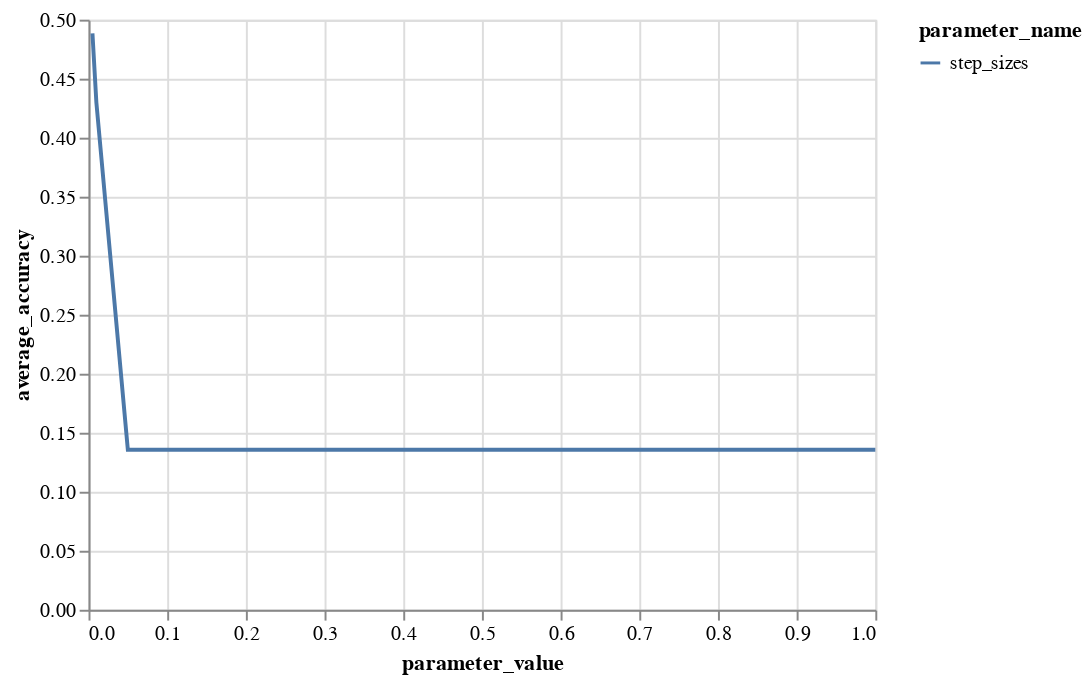

The notebook cell this image was saved under:
### Code cell
alt.Chart(validation_results_embeddings).mark_line().encode(
    x='parameter_value',
    y='average_accuracy',
    color='parameter_name'
)

### Figure 1 — Vega-Lite specification as saved in the notebook (floating-point values rounded to 4 significant figures)
{"config": {"view": {"continuousWidth": 400, "continuousHeight": 300}}, "data": {"name": "data-94da0f55261dcc2168382f8a5c6a2b5e"}, "mark": "line", "encoding": {"color": {"field": "parameter_name", "type": "nominal"}, "x": {"field": "parameter_value", "type": "quantitative"}, "y": {"field": "average_accuracy", "type": "quantitative"}}, "$schema": "https://vega.github.io/schema/vega-lite/v4.17.0.json", "datasets": {"data-94da0f55261dcc2168382f8a5c6a2b5e": [{"parameter_name": "step_sizes", "parameter_value": 1, "average_accuracy": 0.1355}, {"parameter_name": "step_sizes", "parameter_value": 0.5, "average_accuracy": 0.1355}, {"parameter_name": "step_sizes", "parameter_value": 0.2, "average_accuracy": 0.1355}, {"parameter_name": "step_sizes", "parameter_value": 0.1, "average_accuracy": 0.1355}, {"parameter_name": "step_sizes", "parameter_value": 0.05, "average_accuracy": 0.1355}, {"parameter_name": "step_sizes", "parameter_value": 0.01, "average_accuracy": 0.4298}, {"parameter_name": "step_sizes", "parameter_value": 0.005, "average_accuracy": 0.4884}]}}
